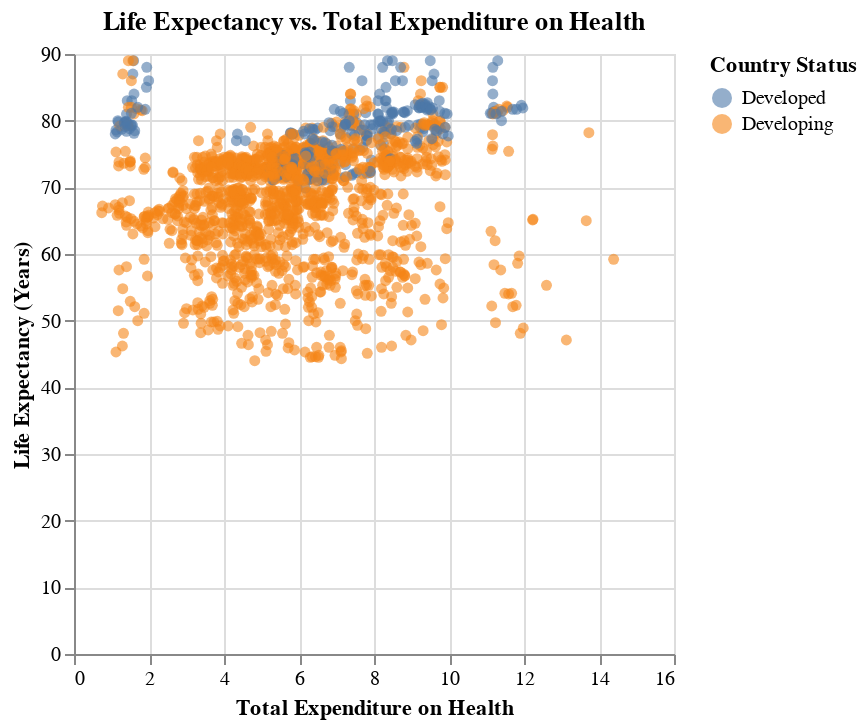

Write notebook code for a chart like this one.
### Markdown cell above
### Scatter plot for 'Life expectancy' vs. 'Total expenditure', colored by 'Status'

### Code cell
# Create a scatter plot for 'Life expectancy' vs. 'Total expenditure', colored by 'Status'
chart2 = alt.Chart(df).mark_point(filled=True, opacity=0.6).encode(
    x=alt.X('Total expenditure', title='Total Expenditure on Health'),
    y=alt.Y('Life expectancy', title='Life Expectancy (Years)'),
    color=alt.Color('Status', title='Country Status'),
    tooltip=['Country', 'Year', 'Status', 'Life expectancy', 'Total expenditure']
).properties(
    title='Life Expectancy vs. Total Expenditure on Health'
)
chart2.display()

### Figure 1 — Vega-Lite specification as saved in the notebook (floating-point values rounded to 4 significant figures; data arrays with more than 128 entries replaced by an {"elided": "..."} marker saying what was removed)
{"config": {"view": {"continuousWidth": 300, "continuousHeight": 300}}, "data": {"name": "data-95bcd401735928518ee48b4a3040a2af"}, "mark": {"type": "point", "filled": true, "opacity": 0.6}, "encoding": {"color": {"field": "Status", "title": "Country Status", "type": "nominal"}, "tooltip": [{"field": "Country", "type": "nominal"}, {"field": "Year", "type": "quantitative"}, {"field": "Status", "type": "nominal"}, {"field": "Life expectancy", "type": "quantitative"}, {"field": "Total expenditure", "type": "quantitative"}], "x": {"field": "Total expenditure", "title": "Total Expenditure on Health", "type": "quantitative"}, "y": {"field": "Life expectancy", "title": "Life Expectancy (Years)", "type": "quantitative"}}, "title": "Life Expectancy vs. Total Expenditure on Health", "$schema": "https://vega.github.io/schema/vega-lite/v5.20.1.json", "datasets": {"data-95bcd401735928518ee48b4a3040a2af": {"elided": "1649 records"}}}
